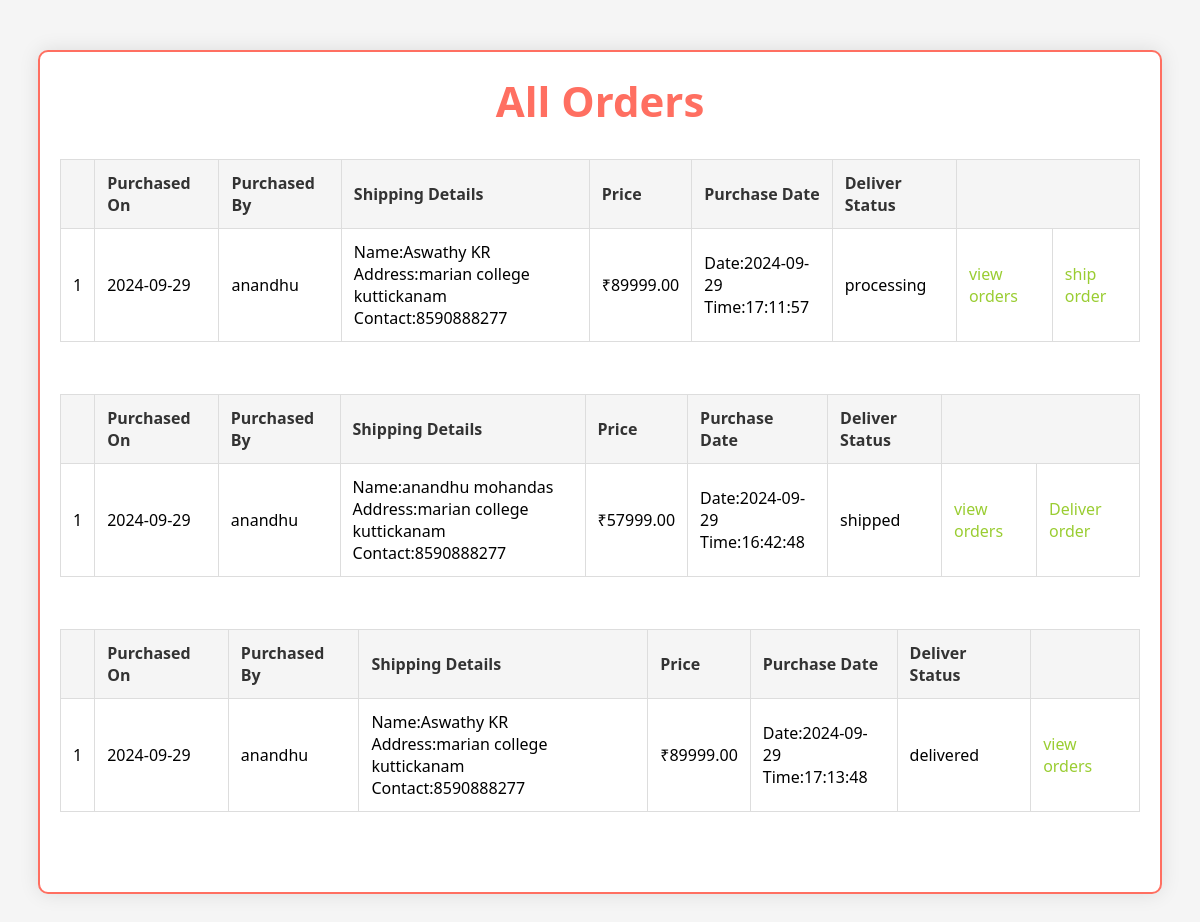
/all_orders, run on the app's committed database.
### lapapp/models.py (models this page shows)
class Orders(models.Model):
    total=models.DecimalField(max_digits=10, decimal_places=2)
    user=models.CharField(max_length=255)
    date = models.CharField(max_length=200,default='not set')
    time = models.CharField(max_length=200,default='not set')
    status = models.CharField(default='pending',max_length=200)
    fname = models.CharField(max_length=100,default='not set')
    lname = models.CharField(max_length=100,default='not set')
    address = models.CharField(max_length=250,default='not set')
    contact = models.CharField(max_length=100,default='not set')
    sstatus = models.CharField(max_length=20,default='not set')

### lapapp/views.py (the view)
# urls.py: path('all_orders',all_orders,name='all_orders'),
def all_orders(request):
    processing = Orders.objects.filter(status='paid',sstatus ='processing')
    shipped = Orders.objects.filter(status='paid',sstatus ='shipped')
    delivered = Orders.objects.filter(status='paid',sstatus ='delivered')
    return render(request, 'all_orders.html', {'processing': processing,'shipped':shipped,'delivered':delivered })

### lapapp/templates/all_orders.html (shortened to what this page needs)
<!DOCTYPE html>
<html lang="en">
<head>
</head>
<body>
  <div class="bill-container">
    <div class="bill-header">
      <h2>All Orders</h2>
    </div>
    <table class="bill-table">
      <tr>
        <th></th>
        <th>Purchased On</th>
        <th>Purchased By</th>
        <th>Shipping Details</th>
        <th>Price</th>
        <th>Purchase Date</th>
        <th>Deliver Status</th>
        <th colspan="2"></th>
      </tr>
      {% for order in processing %}
      <tr>
        <td>{{forloop.counter }}</td>
        <td>{{ order.date }}</td>
        <td>{{order.user}}</td>
        <td>Name:{{order.fname}} {{order.lname}}<br> Address:{{order.address}}<br> Contact:{{order.contact}}</td>
        <td>&#8377;{{ order.total }}</td>
        <td>Date:{{order.date}}<br>Time:{{order.time}}</td>
        <td>{{order.sstatus}}</td>
        <td><a href="{% url 'aordered_items' order.id %}" style="text-decoration: none; color: yellowgreen">view orders</a></td>
        <td><a href="{% url 'ship_order' order.id %}" style="text-decoration: none; color: yellowgreen">ship order</a></td>
      </tr>
      {% endfor %}
    </table>
    <br>
    <table class="bill-table">
      <tr>
        <th></th>
        <th>Purchased On</th>
        <th>Purchased By</th>
        <th>Shipping Details</th>
        <th>Price</th>
        <th>Purchase Date</th>
        <th>Deliver Status</th>
        <th colspan="2"></th>
      </tr>
      {% for order in shipped %}
      <tr>
        <td>{{forloop.counter }}</td>
        <td>{{ order.date }}</td>
        <td>{{order.user}}</td>
        <td>Name:{{order.fname}} {{order.lname}}<br> Address:{{order.address}}<br> Contact:{{order.contact}}</td>
        <td>&#8377;{{ order.total }}</td>
        <td>Date:{{order.date}}<br>Time:{{order.time}}</td>
        <td>{{order.sstatus}}</td>
        <td><a href="{% url 'aordered_items' order.id %}" style="text-decoration: none; color: yellowgreen">view orders</a></td>
        <td><a href="{% url 'deliver_order' order.id %}" style="text-decoration: none; color: yellowgreen">Deliver order</a></td>
      </tr>
      {% endfor %}
    </table>
    <br>
    <table class="bill-table">
      <tr>
        <th></th>
        <th>Purchased On</th>
        <th>Purchased By</th>
        <th>Shipping Details</th>
        <th>Price</th>
        <th>Purchase Date</th>
        <th>Deliver Status</th>
        <th></th>
      </tr>
      {% for order in delivered %}
      <tr>
        <td>{{forloop.counter }}</td>
        <td>{{ order.date }}</td>
        <td>{{order.user}}</td>
        <td>Name:{{order.fname}} {{order.lname}}<br> Address:{{order.address}}<br> Contact:{{order.contact}}</td>
        <td>&#8377;{{ order.total }}</td>
        <td>Date:{{order.date}}<br>Time:{{order.time}}</td>
        <td>{{order.sstatus}}</td>
        <td><a href="{% url 'aordered_items' order.id %}" style="text-decoration: none; color: yellowgreen">view orders</a></td>
      </tr>
      {% endfor %}
    </table>
  </div>
</body>
</html>

### lapapp/templates/all_orders.html (style rules this page uses)
body { font-family: 'Segoe UI', Tahoma, Geneva, Verdana, sans-serif; background-color: #f5f5f5; margin: 0; padding: 0; display: flex; justify-content: center; align-items: center; flex-direction: column; }
.bill-container { height: 100vh; width: 90%; margin: 50px auto; padding: 20px; border: 2px solid #ff6f61; background-color: #fff; border-radius: 10px; box-shadow: 0 0 20px rgba(0, 0, 0, 0.1); }
.bill-header { text-align: center; margin-bottom: 30px; }
.bill-header h2 { font-size: 42px; font-weight: bold; margin: 0; padding: 0; color: #ff6f61; }
.bill-table { width: 100%; border-collapse: collapse; margin-bottom: 30px; }
.bill-table th, .bill-table td { border: 1px solid #ddd; padding: 12px; text-align: left; font-size: 16px; }
.bill-table th { background-color: #f5f5f5; font-weight: bold; color: #333; }
.bill-table tr:nth-child(odd) { background-color: #f5f5f5; }

### data on the page
Orders: date "2024-09-29", user "anandhu", fname "Aswathy", lname "KR", address "marian college kuttickanam", contact "8590888277", total "89999.00", time "17:11:57", sstatus "processing"
Orders: date "2024-09-29", user "anandhu", fname "anandhu", lname "mohandas", address "marian college kuttickanam", contact "8590888277", total "57999.00", time "16:42:48", sstatus "shipped"
Orders: date "2024-09-29", user "anandhu", fname "Aswathy", lname "KR", address "marian college kuttickanam", contact "8590888277", total "89999.00", time "17:13:48", sstatus "delivered"
